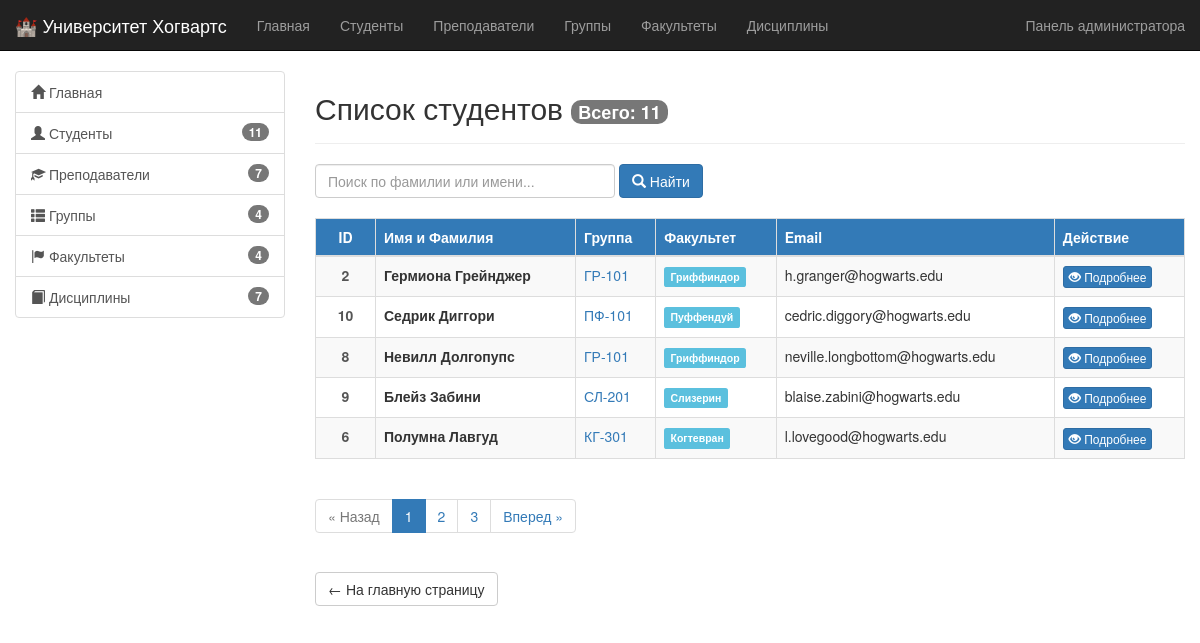
The page /students/ on the database its author committed.
### students/models.py (models this page shows, shortened)
class Student(models.Model):
    first_name = models.CharField(max_length=50, verbose_name="Имя")
    last_name = models.CharField(max_length=50, verbose_name="Фамилия")
    group = models.ForeignKey(Group, on_delete=models.CASCADE, verbose_name="Группа", related_name='students')
    enrollment_date = models.DateField(auto_now_add=True, verbose_name="Дата зачисления")
    email = models.EmailField(verbose_name="Email")
    class Meta:
        verbose_name = "Студент"
        verbose_name_plural = "Студенты"
        ordering = ['last_name', 'first_name']

class Group(models.Model):
    name = models.CharField(max_length=50, verbose_name="Название группы")
    faculty = models.ForeignKey(Faculty, on_delete=models.CASCADE, verbose_name="Факультет", related_name='groups')
    class Meta:
        verbose_name = "Группа"
        verbose_name_plural = "Группы"
        ordering = ['name']

class Faculty(models.Model):
    name = models.CharField(max_length=100, verbose_name="Факультет")
    description = models.TextField(verbose_name="Описание", blank=True)
    class Meta:
        verbose_name = "Факультет"
        verbose_name_plural = "Факультеты"
        ordering = ['name']

### students/views.py (the view)
# urls.py: path('students/', views.StudentListView.as_view(), name='student_list'),
class StudentListView(ListView):
    model = Student
    template_name = 'students/student_list.html'
    context_object_name = 'students'
    paginate_by = 5  # Усложнение: пагинация по 5 студентов
    def get_queryset(self):
        query = self.request.GET.get('q', '').strip()
        qs = Student.objects.select_related('group', 'group__faculty').all()
        if query:
            qs = qs.filter(Q(last_name__icontains=query) | Q(first_name__icontains=query))
        return qs.order_by('last_name', 'first_name')
    def get_context_data(self, **kwargs):
        context = super().get_context_data(**kwargs)
        context['q'] = self.request.GET.get('q', '').strip()
        context['total_count'] = Student.objects.count()
        return context

### students/context_processors.py (called while the page is built)
def counts(request):
    return {
        'num_students': Student.objects.count(),
        'num_teachers': Teacher.objects.count(),
        'num_groups': Group.objects.count(),
        'num_faculties': Faculty.objects.count(),
        'num_disciplines': Discipline.objects.count(),
    }

### students/templates/students/student_list.html (shortened to what this page needs)
{% extends "base_generic.html" %}
{% block content %}
<div class="page-header" style="margin-top: 0;">
  <h2>
    Список студентов
    <span class="badge" style="font-size: 18px; vertical-align: middle;">Всего: {{ total_count }}</span>
  </h2>
</div>
<form method="get" action="{% url 'students_list' %}" class="form-inline" style="margin-bottom: 20px;">
  <div class="form-group">
    <input type="text" name="q" class="form-control" placeholder="Поиск по фамилии или имени..." value="{{ q }}" style="width: 300px;">
  </div>
  <button type="submit" class="btn btn-primary"><span class="glyphicon glyphicon-search"></span> Найти</button>
</form>
<div class="table-responsive">
  <table class="table table-striped table-hover table-bordered">
    <thead class="bg-primary" style="color: white;">
      <tr>
        <th style="width: 60px; text-align: center;">ID</th>
        <th>Имя и Фамилия</th>
        <th>Группа</th>
        <th>Факультет</th>
        <th>Email</th>
        <th>Действие</th>
      </tr>
    </thead>
    <tbody>
      {% for student in students %}
        <tr>
          <td style="text-align: center; font-weight: bold; color: #555;">{{ student.id }}</td>
          <td><strong>{{ student.first_name }} {{ student.last_name }}</strong></td>
          <td><a href="{% url 'group_detail' student.group.pk %}">{{ student.group.name }}</a></td>
          <td><span class="label label-info">{{ student.group.faculty.name }}</span></td>
          <td>{{ student.email }}</td>
          <td>
            <a href="{% url 'student_detail' student.pk %}" class="btn btn-primary btn-xs">
              <span class="glyphicon glyphicon-eye-open"></span> Подробнее
            </a>
          </td>
        </tr>
      {% endfor %}
    </tbody>
  </table>
</div>
{% if is_paginated %}
  <nav aria-label="Навигация по страницам">
    <ul class="pagination">
      {% if page_obj.has_previous %}
        <li><a href="?page={{ page_obj.previous_page_number }}{% if q %}&q={{ q }}{% endif %}">&laquo; Назад</a></li>
      {% else %}
        <li class="disabled"><span>&laquo; Назад</span></li>
      {% endif %}
      {% for num in paginator.page_range %}
        {% if page_obj.number == num %}
          <li class="active"><span>{{ num }}</span></li>
        {% else %}
          <li><a href="?page={{ num }}{% if q %}&q={{ q }}{% endif %}">{{ num }}</a></li>
        {% endif %}
      {% endfor %}
      {% if page_obj.has_next %}
        <li><a href="?page={{ page_obj.next_page_number }}{% if q %}&q={{ q }}{% endif %}">Вперед &raquo;</a></li>
      {% else %}
        <li class="disabled"><span>Вперед &raquo;</span></li>
      {% endif %}
    </ul>
  </nav>
{% endif %}
<p style="margin-top: 15px;">
  <a href="{% url 'index' %}" class="btn btn-default">&larr; На главную страницу</a>
</p>
{% endblock %}

### rows shown on the page
Student: id "2", first_name "Гермиона", last_name "Грейнджер", group.name "ГР-101", group.faculty.name "Гриффиндор", email "h.granger@hogwarts.edu"
Student: id "10", first_name "Седрик", last_name "Диггори", group.name "ПФ-101", group.faculty.name "Пуффендуй", email "cedric.diggory@hogwarts.edu"
Student: id "8", first_name "Невилл", last_name "Долгопупс", group.name "ГР-101", group.faculty.name "Гриффиндор", email "neville.longbottom@hogwarts.edu"
Student: id "9", first_name "Блейз", last_name "Забини", group.name "СЛ-201", group.faculty.name "Слизерин", email "blaise.zabini@hogwarts.edu"
Student: id "6", first_name "Полумна", last_name "Лавгуд", group.name "КГ-301", group.faculty.name "Когтевран", email "l.lovegood@hogwarts.edu"

### other values the page prints
{{ num_students }} "11"
{{ num_teachers }} "7"
{{ num_groups }} "4"
{{ num_faculties }} "4"
{{ num_disciplines }} "7"
{{ total_count }} "11"
{{ num }} "1"
{{ num }} "2" "3"
